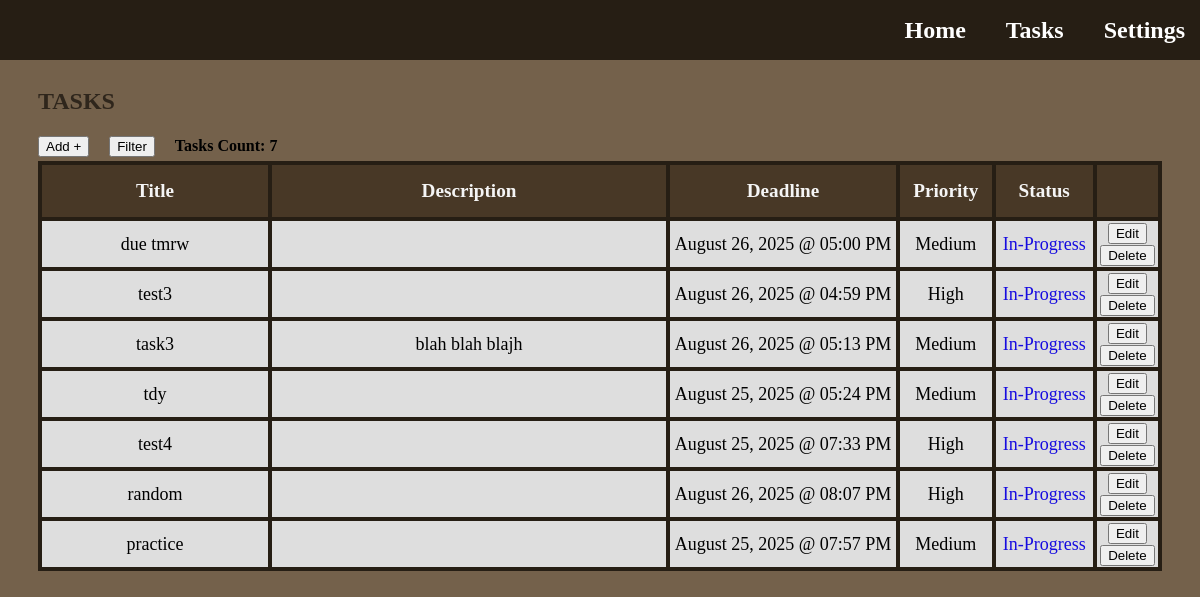
/tasks (signed in), run on an earlier commit of the app's database.
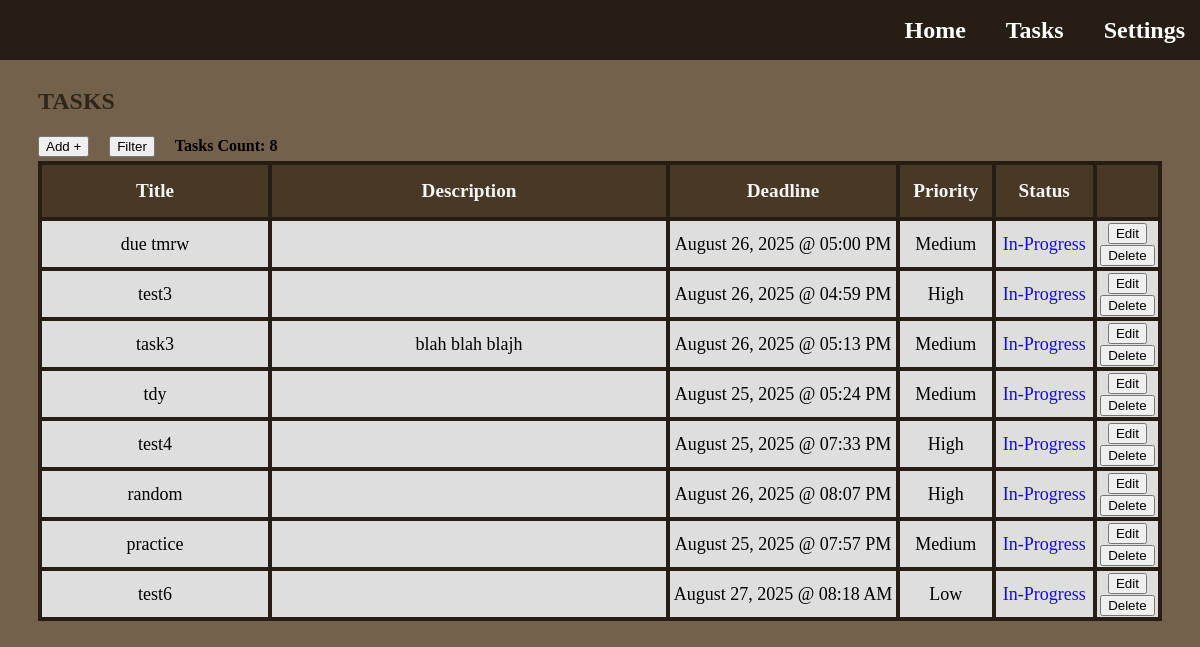
And on a later commit of the database.
### app.py (models this page shows)
class Task(db.Model):
    id = db.Column(db.Integer, primary_key=True)
    title = db.Column(db.String(128), nullable=False)
    description = db.Column(db.Text, nullable=True)
    priority = db.Column(db.String(50), nullable=False)
    deadline = db.Column(db.DateTime, nullable=True)
    status = db.Column(db.String(50), nullable=False, default='In-Progress')
    set_today_reminder = db.Column(db.Boolean, nullable=False, default=True)
    set_tomorrow_reminder = db.Column(db.Boolean, nullable=False, default=True)
    user_id = db.Column(db.Integer, db.ForeignKey('user.id'), nullable=False)
    user = db.relationship('User', backref=db.backref('tasks', lazy=True))

### app.py (the view, shortened to what this page needs)
@app.route('/tasks')
def tasks():
    user_id = session['user_id']
    sort_title = session.get('sort_title')
    sort_type = session.get('sort_type')
    filter_priorities = session.get('filter_priorities', [])
    filter_status = session.get('filter_status', [])
    filter_months = session.get('filter_months', [])
    filter_year = session.get('filter_year', None)
    filter_day = session.get('filter_day', None)
    priority_order_descending = case(
        (Task.priority == 'High', 1),
        (Task.priority == 'Medium', 2),
        (Task.priority == 'Low', 3),
    )
    priority_order_ascending = case(
        (Task.priority == 'Low', 1),
        (Task.priority == 'Medium', 2),
        (Task.priority == 'High', 3),
    )
    status_order_complete = case(
        (Task.status == 'Complete', 1),
        (Task.status == 'In-Progress', 2)
    )
    status_order_in_progress = case(
        (Task.status == 'In-Progress', 1),
        (Task.status == 'Complete', 2)
    )
    query = Task.query.filter_by(user_id=user_id)
    if filter_priorities: # Only true if not empty
        query = query.filter(Task.priority.in_(filter_priorities)) # Filter by checked priorities within given priority list
    if filter_status:
        query = query.filter(Task.status.in_(filter_status)) # Filter by checked status within given status list
    if filter_months:
        query = query.filter(extract('month', Task.deadline).in_(filter_months)) # Filter by checked months within given months list; extract(...) - returns month number from Task columns and matches to filter months list
    if filter_year:
        query = query.filter(extract('year', Task.deadline) == filter_year) # Filter by typed year; extracts year from deadline column in database
    if filter_day:
        query = query.filter(extract('day', Task.deadline) == filter_day) # Filter by typed day; extracts day from deadline column in database
    user_tasks = query.all()  # Get all tasks for this user according to the id, default order is by date task was created from earliest to latest
    user_tasks_count = query.count() # Gets the total count of tasks of the user
    return render_template('tasks.html', tasks=user_tasks, count=user_tasks_count, sort_title=sort_title, sort_type=sort_type, filter_priorities=filter_priorities, filter_status=filter_status, filter_months=filter_months, filter_year=filter_year, filter_day=filter_day)

### templates/tasks.html (shortened to what this page needs)
{% extends "base.html" %}
{% block content %}
  <h1 class="title-page">Tasks</h1>
  <div class="task-features">
    <button href="#" type="button" class="add-button" onclick="openPopup('add-task')">Add +</button>
    <button type="button" class="filter-sort-button" onclick="openPopup('filter-sort-task')">Filter</button>
    <h4>Tasks Count: {{ count }} </h2>
  </div>
  <section class="tasks-section">
      <table class="tasks-table">
        <thead class="table-header">
          <tr>
              <th class="task-title">Title</th>
              <th class="task-description">Description</th>
              <th class="task-deadline">Deadline</th>
              <th class="task-priority">Priority</th>
              <th class="task-status">Status</th>
              <th class="task-options"></th>
          </tr>
        </thead>
        <tbody id="task-body">
          {% for task in tasks %}
          <tr id="task-row">
            <td>{{ task.title }}</td>
            <td>{{ task.description }}</td>
            <td>{{ task.deadline.strftime('%B %d, %Y @ %I:%M %p')  }}</td>
            <td>{{ task.priority }}</td>
            <td class="task-status-data">
              <a href="{{ url_for('change_task_status', task_id=task.id)}}"
              class="task-status {{ task.status | lower | replace(' ', '-') }}">
                {{ task.status }}
              </a>
            </td>
            <td>
              <a>
                <button type="button" class="edit-button" onclick="openEditPopup(this, 'edit-task')"
                  data-id="{{ task.id }}"
                  data-title="{{ task.title }}"
                  data-description="{{ task.description }}"
                  data-priority="{{ task.priority }}"
                  data-deadline="{{ task.deadline.strftime('%B %d %Y @ %I:%M %p')  }}"
                  >
                  Edit
                </button>
              </a>
              <a href="{{ url_for('delete_task', task_id=task.id)}}">
                <button type="button" class="delete-button">Delete</button>
              </a>
            </td>
          </tr>
          {% else %}
          <tr>
            <td colspan="6">No tasks available.</td>
          </tr>
          {% endfor %}
        </tbody>
      </table>
  </section>
{% endblock %}

### templates/base.html (shortened to what this page needs)
<!DOCTYPE html>
<html lang="en">
<head>
    <link rel="stylesheet" href="{{ url_for('static', filename='style.css') }}">
</head>
<body class="homepage">
    <header class="navbar">
        <nav class="navbar-links">
            <a href="{{ url_for('home') }}">Home</a>
            <a href="{{ url_for('tasks') }}">Tasks</a>
            <a href="{{ url_for('settings') }}">Settings</a>
        </nav>
    </header>
    <main>
        {% block content %}{% endblock %}
    </main>
</body>
</html>

### static/style.css (style rules this page uses)
html, body { min-width: 800px; overflow-x: auto; }
.title-page { margin-top: 80px; margin-left: 30px; font-size: x-large; font-weight: bolder; text-transform: uppercase; font-family: 'Lucida Handwriting'; color: #2f261c; }
.homepage { background-color: #74614b; }
.navbar { background-color: #261e14; position: fixed; top: 0; left: 0; width: 100%; height: 60px; padding-left: 5px; display: flex; justify-content: flex-end; align-items: center; z-index: 1000; }
.navbar-links { display: flex; gap: 20px; }
.navbar-links a { font-family: 'Lucida Handwriting'; color: white; margin-right: 20px; font-weight: bold; font-size: 24px; text-decoration: none; }
.tasks-section { margin-left: 30px; margin-right: 30px; display: flex; justify-content: center; }
.tasks-table { border-collapse: collapse; width: 100%; height: 50%; table-layout: fixed; }
.tasks-table th, .tasks-table td { border: 4px solid #261e14; color: black; font-size: large; text-align: center; background: rgb(222, 222, 222); }
.tasks-table th { color: whitesmoke; font-weight: bolder; font-size: larger; height: 50px; background-color: #483826; }
.task-title { width: 20%; }
.task-description { white-space: normal; word-break: break-word; max-width: 400px; width: 35%; }
.task-deadline { width: 20%; }
.task-priority { width: 8%; }
.task-status { width: 8.5%; }
.task-options { width: 8.5; }
.task-status-data { text-decoration: none; color: white }
.task-status.in-progress { color: rgb(22, 11, 224); text-decoration: none; }
.task-features { margin-left: 30px; margin-right: 30px; height: 30px; display: flex; justify-content: flex-start; align-items: center; gap: 20px; }
.add-button { color: black; text-decoration: none; }

What changed in the data, as far as the page shows it:
added Task: title "test6", deadline "August 27, 2025 @ 08:18 AM", priority "Low", status "In-Progress"
Also different on the page:
{{ count }}: "7" → "8"
